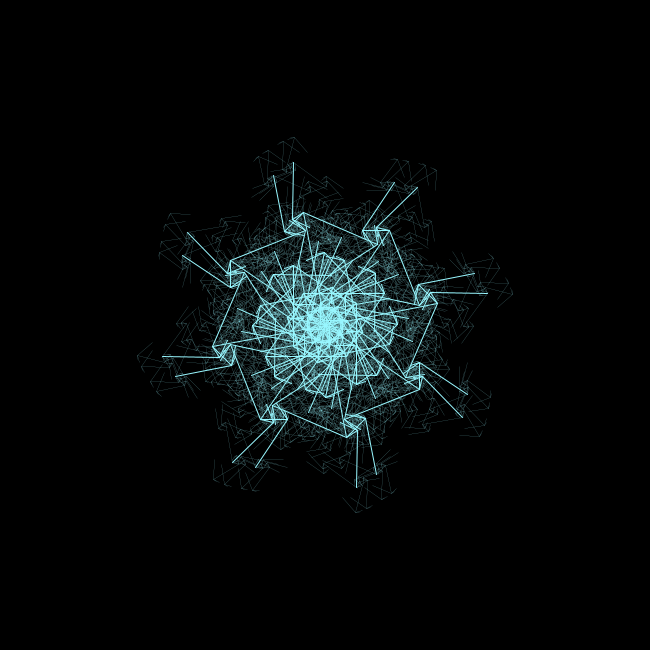
Frame 1 (no input)
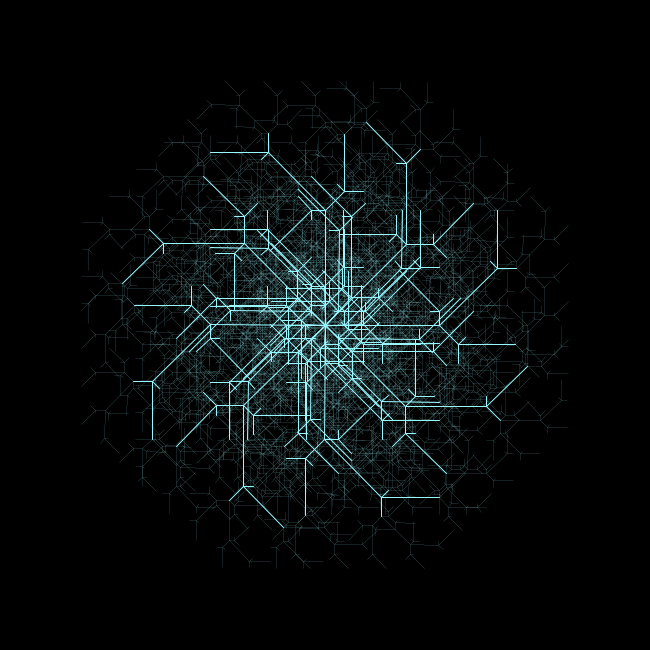
Frame 60 (the mouse pressed at the canvas centre just before this capture)
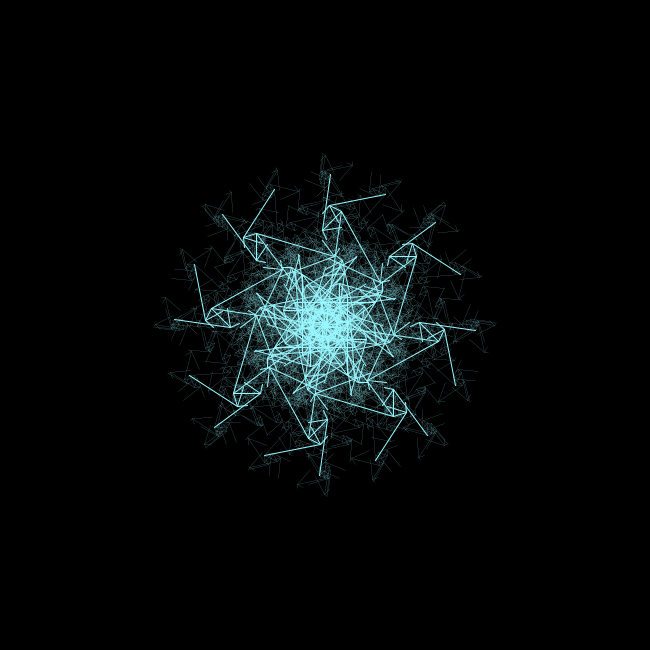
Frame 120 (the mouse held since frame 60 and released just before this capture)

The Processing sketch that drew these frames (run headless with seeded random() and noise(); from frame 60 on, the mouse is pressed at the canvas centre):

// Processing sketch: processing_151380
// ── processing_151380.pde

float theta =random(0, 6.289);

void setup(){
  size(650, 650);
  frameRate(70);
}
void draw()
{
  background(0);
// theta = radians((mouseX / (float) width) *360);
  theta=theta+0.05;
  translate(width/2, height/2);
  
  for (int i =0; i <8; i++ ){
  branch(height/4,7);
  rotate(PI/4);
}
}

void branch(float len, int num)
{
  len =len/sqrt(2);
  num = num-1;
  if ((len > 1) && (num > 0))
  {
    pushMatrix();
    rotate(theta);
    stroke(152,247,255);
    strokeWeight(num/4);
    line(0, 0, 0, -len/3);
    translate(0, -len/3);
    branch(len, num);
    popMatrix();
    
    pushMatrix();
    rotate(-theta);
    stroke(152,247,255);
    strokeWeight(num/4);
    line(0, 0, 0, -len);
    translate(0, -len);
    branch(len, num);
    popMatrix();
    
    pushMatrix();
    rotate(-2*theta);
    stroke(152,247,255);
    strokeWeight(num/4);
    line(0, 0, 0, -len/6);
    translate(0, -len/6);
    branch(len, num);
    popMatrix();
  }
}
